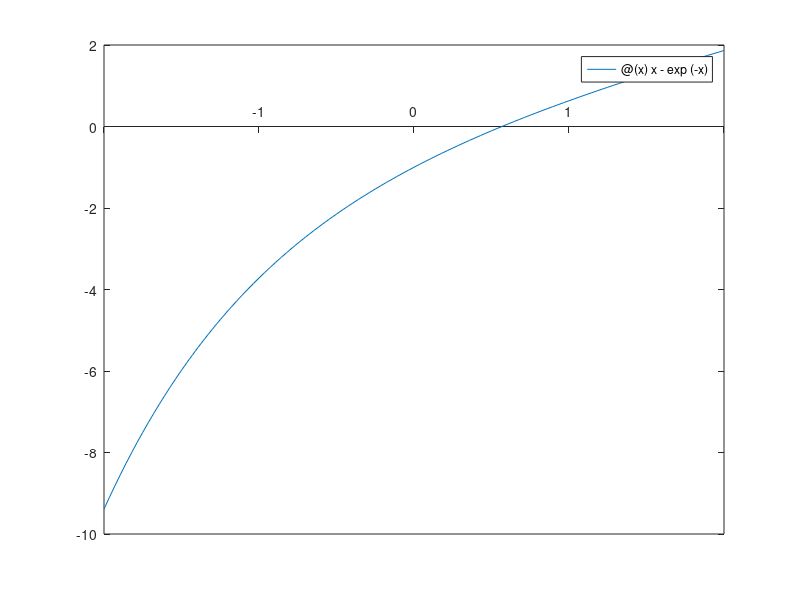

Write the MATLAB code that produced this figure. (Note: this script raises an error after producing the figure.)
clear; clc; close all;

% Description: Finds root using bisection method.

f = @(x) x - exp(-x);

fplot(f,[-2 2])
set(gca,'xaxislocation','origin')

a = -2; b = 2;
tol = 0.1;
maxIter = 1000;

[c, iter] = bisection(f,a,b,tol,maxIter);
fprintf('The root in the interval [%d, %d] is %.4f\n',a,b,c)

hold on
plot(c,f(c),'x')

function [c, iter] = bisection(f,a,b,tol,maxIter)
	c = mean([a,b]);
    err = 1;
	iter = 0;
	while ((iter < maxIter) && (err > tol))
		[a,b] = rootInterval(f,a,b,c);
		cold = mean([a,b]);
        err = abs(c-cold)/abs(cold);
        c = cold;
		iter = iter + 1;
	end
end

function [a,b] = rootInterval(f,a,b,c)
	if f(a)*f(c) < 0
		b = c;
	else
		a = c;
	end
end
